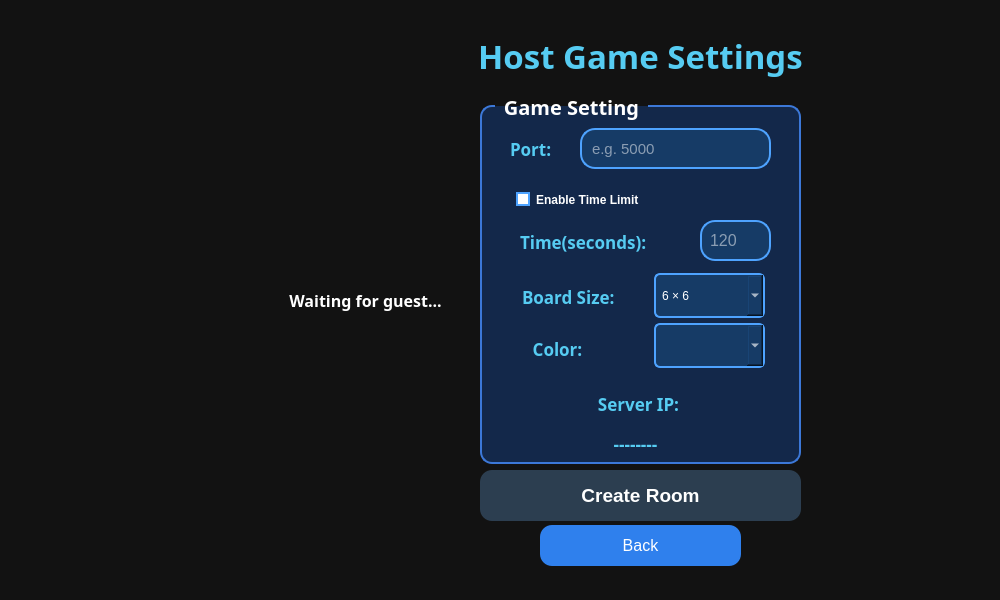
<?xml version="1.0" encoding="UTF-8"?>
<ui version="4.0">
 <class>HostWindow</class>
 <widget class="QWidget" name="HostWindow">
  <property name="geometry">
   <rect>
    <x>0</x>
    <y>0</y>
    <width>1000</width>
    <height>600</height>
   </rect>
  </property>
  <property name="maximumSize">
   <size>
    <width>1000</width>
    <height>600</height>
   </size>
  </property>
  <property name="windowTitle">
   <string>Form</string>
  </property>
  <property name="styleSheet">
   <string notr="true">background-color:#121212;</string>
  </property>
  <widget class="QLabel" name="hostTitleLabel">
   <property name="geometry">
    <rect>
     <x>100</x>
     <y>0</y>
     <width>1081</width>
     <height>111</height>
    </rect>
   </property>
   <property name="font">
    <font>
     <family>Sitka Text</family>
     <pointsize>25</pointsize>
     <bold>true</bold>
    </font>
   </property>
   <property name="styleSheet">
    <string notr="true">color:#56CCF2;
background:transparent;</string>
   </property>
   <property name="text">
    <string>Host Game Settings</string>
   </property>
   <property name="alignment">
    <set>Qt::AlignmentFlag::AlignCenter</set>
   </property>
  </widget>
  <widget class="QGroupBox" name="settingsGroupBox">
   <property name="geometry">
    <rect>
     <x>480</x>
     <y>93</y>
     <width>321</width>
     <height>371</height>
    </rect>
   </property>
   <property name="font">
    <font>
     <family>Sitka Text</family>
     <pointsize>-1</pointsize>
     <bold>true</bold>
    </font>
   </property>
   <property name="styleSheet">
    <string notr="true">QGroupBox{
    color:white;
    font-size:20px;
    font-weight:bold;

    border:2px solid #3C78D8;
    border-radius:12px;

    margin-top:12px;

    background-color:#13284A;
}

QGroupBox::title{
    subcontrol-origin: margin;
    left:15px;
    padding:0 6px;
}</string>
   </property>
   <property name="title">
    <string>Game Setting</string>
   </property>
   <widget class="QLineEdit" name="portEdit">
    <property name="geometry">
     <rect>
      <x>100</x>
      <y>35</y>
      <width>191</width>
      <height>41</height>
     </rect>
    </property>
    <property name="font">
     <font>
      <pointsize>11</pointsize>
     </font>
    </property>
    <property name="styleSheet">
     <string notr="true">QLineEdit{

background:#163B66;

border:2px solid #4EA3FF;

border-radius:15px;

padding:8px;

color:white;
}</string>
    </property>
    <property name="placeholderText">
     <string>e.g. 5000</string>
    </property>
   </widget>
   <widget class="QLabel" name="ipValueLabel">
    <property name="geometry">
     <rect>
      <x>0</x>
      <y>330</y>
      <width>311</width>
      <height>41</height>
     </rect>
    </property>
    <property name="font">
     <font>
      <family>Sitka Text</family>
      <pointsize>13</pointsize>
      <bold>true</bold>
     </font>
    </property>
    <property name="styleSheet">
     <string notr="true">color:#56CCF2;
background:transparent;</string>
    </property>
    <property name="text">
     <string>--------</string>
    </property>
    <property name="alignment">
     <set>Qt::AlignmentFlag::AlignCenter</set>
    </property>
   </widget>
   <widget class="QLabel" name="ipLabel">
    <property name="geometry">
     <rect>
      <x>-2</x>
      <y>290</y>
      <width>321</width>
      <height>41</height>
     </rect>
    </property>
    <property name="font">
     <font>
      <family>Sitka Text</family>
      <pointsize>13</pointsize>
      <bold>true</bold>
     </font>
    </property>
    <property name="styleSheet">
     <string notr="true">color:#56CCF2;
background:transparent;</string>
    </property>
    <property name="text">
     <string>Server IP:</string>
    </property>
    <property name="alignment">
     <set>Qt::AlignmentFlag::AlignCenter</set>
    </property>
   </widget>
   <widget class="QCheckBox" name="timeLimitCheck">
    <property name="geometry">
     <rect>
      <x>36</x>
      <y>76</y>
      <width>181</width>
      <height>61</height>
     </rect>
    </property>
    <property name="minimumSize">
     <size>
      <width>0</width>
      <height>50</height>
     </size>
    </property>
    <property name="styleSheet">
     <string notr="true">QCheckBox{

color:white;
background:transparent;
font:11pt &quot;Segoe UI&quot;;
font-weight:bold;
}
QCheckBox::indicator:unchecked

{

    border:2px solid #4EA3FF;

    border-radius:9px;

    background:white;

}

QCheckBox::indicator:checked

{

    border:2px solid white;

    border-radius:9px;

    background:#4EA3FF;

}</string>
    </property>
    <property name="text">
     <string>Enable Time Limit</string>
    </property>
   </widget>
   <widget class="QLabel" name="portLabel">
    <property name="geometry">
     <rect>
      <x>30</x>
      <y>30</y>
      <width>81</width>
      <height>51</height>
     </rect>
    </property>
    <property name="font">
     <font>
      <family>Sitka Text</family>
      <pointsize>13</pointsize>
      <bold>true</bold>
     </font>
    </property>
    <property name="styleSheet">
     <string notr="true">color:#56CCF2;
background:transparent;</string>
    </property>
    <property name="text">
     <string>Port:</string>
    </property>
   </widget>
   <widget class="QLabel" name="boardSizeLabel">
    <property name="geometry">
     <rect>
      <x>42</x>
      <y>178</y>
      <width>131</width>
      <height>51</height>
     </rect>
    </property>
    <property name="font">
     <font>
      <family>Sitka Text</family>
      <pointsize>13</pointsize>
      <bold>true</bold>
     </font>
    </property>
    <property name="styleSheet">
     <string notr="true">color:#56CCF2;
background:transparent;</string>
    </property>
    <property name="text">
     <string>Board Size:</string>
    </property>
   </widget>
   <widget class="QComboBox" name="boardSizeCombo">
    <property name="geometry">
     <rect>
      <x>174</x>
      <y>180</y>
      <width>111</width>
      <height>45</height>
     </rect>
    </property>
    <property name="minimumSize">
     <size>
      <width>0</width>
      <height>45</height>
     </size>
    </property>
    <property name="styleSheet">
     <string notr="true">QComboBox{

background:#163B66;

border:2px solid #4EA3FF;

border-radius:6px;

padding:6px;

color:white;
}

QComboBox QAbstractItemView{

background:#163B66;

selection-background-color:#2196F3;

color:white;
}</string>
    </property>
    <item>
     <property name="text">
      <string>6 × 6</string>
     </property>
    </item>
    <item>
     <property name="text">
      <string>7 × 7</string>
     </property>
    </item>
    <item>
     <property name="text">
      <string>8 × 8</string>
     </property>
    </item>
   </widget>
   <widget class="QLineEdit" name="timeEdit">
    <property name="enabled">
     <bool>false</bool>
    </property>
    <property name="geometry">
     <rect>
      <x>220</x>
      <y>127</y>
      <width>71</width>
      <height>41</height>
     </rect>
    </property>
    <property name="minimumSize">
     <size>
      <width>0</width>
      <height>41</height>
     </size>
    </property>
    <property name="font">
     <font>
      <pointsize>12</pointsize>
     </font>
    </property>
    <property name="styleSheet">
     <string notr="true">QLineEdit{

background:#163B66;

border:2px solid #4EA3FF;

border-radius:15px;

padding:6px;

color:white;
}</string>
    </property>
    <property name="text">
     <string/>
    </property>
    <property name="placeholderText">
     <string>120</string>
    </property>
   </widget>
   <widget class="QLabel" name="timeLabel">
    <property name="geometry">
     <rect>
      <x>40</x>
      <y>128</y>
      <width>181</width>
      <height>41</height>
     </rect>
    </property>
    <property name="font">
     <font>
      <family>Sitka Text</family>
      <pointsize>13</pointsize>
      <bold>true</bold>
     </font>
    </property>
    <property name="styleSheet">
     <string notr="true">color:#56CCF2;
background:transparent;</string>
    </property>
    <property name="text">
     <string>Time(seconds):</string>
    </property>
   </widget>
   <widget class="QLabel" name="colorLabel">
    <property name="geometry">
     <rect>
      <x>12</x>
      <y>240</y>
      <width>131</width>
      <height>31</height>
     </rect>
    </property>
    <property name="font">
     <font>
      <family>Sitka Text</family>
      <pointsize>13</pointsize>
      <bold>true</bold>
     </font>
    </property>
    <property name="styleSheet">
     <string notr="true">color:#56CCF2;
background:transparent;</string>
    </property>
    <property name="text">
     <string>Color:</string>
    </property>
    <property name="alignment">
     <set>Qt::AlignmentFlag::AlignCenter</set>
    </property>
   </widget>
   <widget class="QComboBox" name="colorComboBox">
    <property name="geometry">
     <rect>
      <x>174</x>
      <y>230</y>
      <width>111</width>
      <height>45</height>
     </rect>
    </property>
    <property name="minimumSize">
     <size>
      <width>0</width>
      <height>45</height>
     </size>
    </property>
    <property name="styleSheet">
     <string notr="true">QComboBox{

background:#163B66;

border:2px solid #4EA3FF;

border-radius:6px;

padding:6px;

color:white;
}

QComboBox QAbstractItemView{

background:#163B66;

selection-background-color:#2196F3;

color:white;
}</string>
    </property>
   </widget>
  </widget>
  <widget class="QPushButton" name="createRoomButton">
   <property name="geometry">
    <rect>
     <x>480</x>
     <y>470</y>
     <width>321</width>
     <height>51</height>
    </rect>
   </property>
   <property name="maximumSize">
    <size>
     <width>600</width>
     <height>60</height>
    </size>
   </property>
   <property name="font">
    <font>
     <family>Segoe UI</family>
     <pointsize>14</pointsize>
     <italic>false</italic>
     <bold>true</bold>
    </font>
   </property>
   <property name="styleSheet">
    <string notr="true">QPushButton{

background:#2C3E50;

color:white;

border:none;

border-radius:12px;

min-height:50px;

font-size:14pt;

font-weight:bold;

}

QPushButton:hover{

background:#3A86FF;

}

QPushButton:pressed{

background:#2563EB;

}</string>
   </property>
   <property name="text">
    <string>Create Room</string>
   </property>
   <property name="iconSize">
    <size>
     <width>10</width>
     <height>20</height>
    </size>
   </property>
  </widget>
  <widget class="QPushButton" name="backButton">
   <property name="geometry">
    <rect>
     <x>540</x>
     <y>525</y>
     <width>201</width>
     <height>41</height>
    </rect>
   </property>
   <property name="font">
    <font>
     <family>Segoe UI</family>
     <pointsize>12</pointsize>
     <italic>false</italic>
     <bold>false</bold>
    </font>
   </property>
   <property name="styleSheet">
    <string notr="true">QPushButton{

background:#2F80ED;

color:white;

border-radius:12px;

font:12pt &quot;Segoe UI&quot;;

}

QPushButton:hover{

background:#56CCF2;

}</string>
   </property>
   <property name="text">
    <string>Back</string>
   </property>
  </widget>
  <widget class="QLabel" name="statusLabel">
   <property name="geometry">
    <rect>
     <x>230</x>
     <y>260</y>
     <width>271</width>
     <height>81</height>
    </rect>
   </property>
   <property name="minimumSize">
    <size>
     <width>20</width>
     <height>20</height>
    </size>
   </property>
   <property name="maximumSize">
    <size>
     <width>600</width>
     <height>600</height>
    </size>
   </property>
   <property name="font">
    <font>
     <family>Sitka Text</family>
     <pointsize>12</pointsize>
     <bold>true</bold>
    </font>
   </property>
   <property name="styleSheet">
    <string notr="true">color:white;
background:transparent;</string>
   </property>
   <property name="text">
    <string>Waiting for guest...</string>
   </property>
   <property name="alignment">
    <set>Qt::AlignmentFlag::AlignCenter</set>
   </property>
  </widget>
  <widget class="QLabel" name="backgroundLabel">
   <property name="geometry">
    <rect>
     <x>0</x>
     <y>0</y>
     <width>1001</width>
     <height>591</height>
    </rect>
   </property>
   <property name="text">
    <string/>
   </property>
   <property name="pixmap">
    <pixmap resource="resources.qrc">:/images/images/1111.png</pixmap>
   </property>
   <property name="scaledContents">
    <bool>true</bool>
   </property>
   <property name="alignment">
    <set>Qt::AlignmentFlag::AlignCenter</set>
   </property>
  </widget>
  <zorder>backgroundLabel</zorder>
  <zorder>hostTitleLabel</zorder>
  <zorder>settingsGroupBox</zorder>
  <zorder>createRoomButton</zorder>
  <zorder>backButton</zorder>
  <zorder>statusLabel</zorder>
 </widget>
 <resources>
  <include location="resources.qrc"/>
 </resources>
 <connections/>
</ui>
